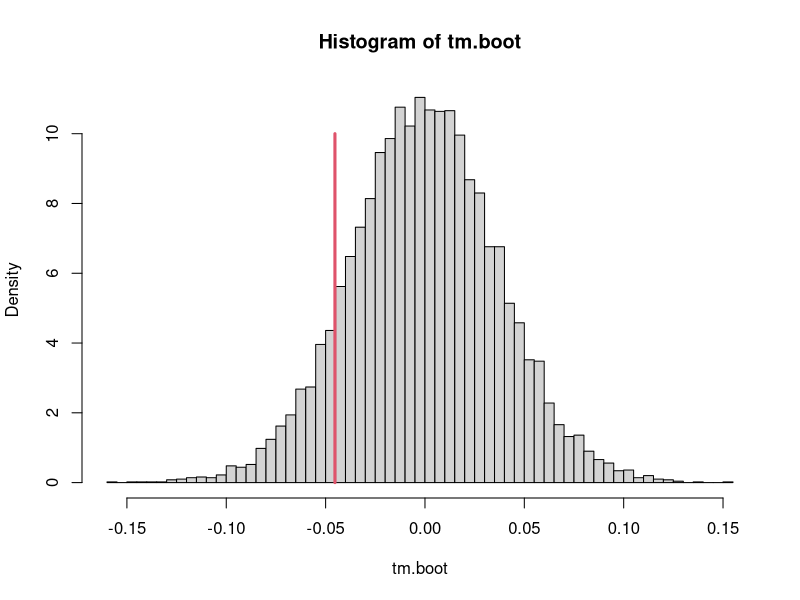
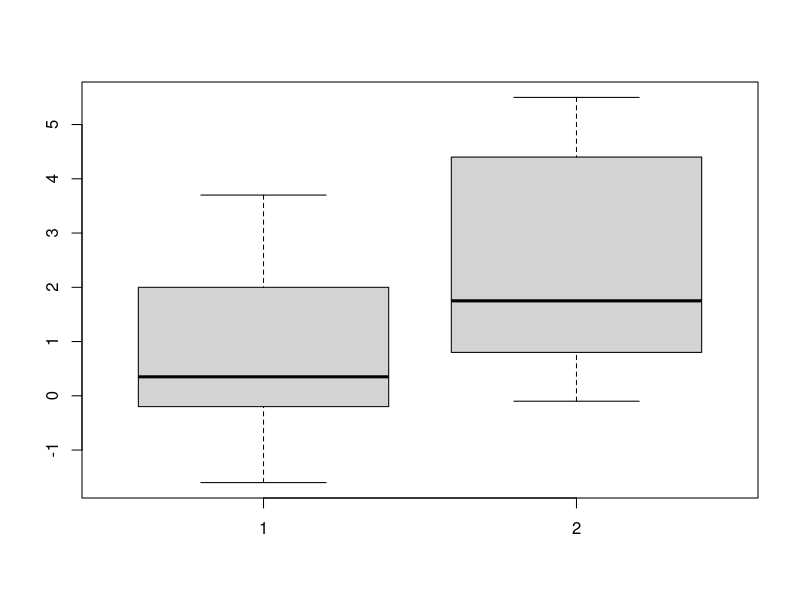
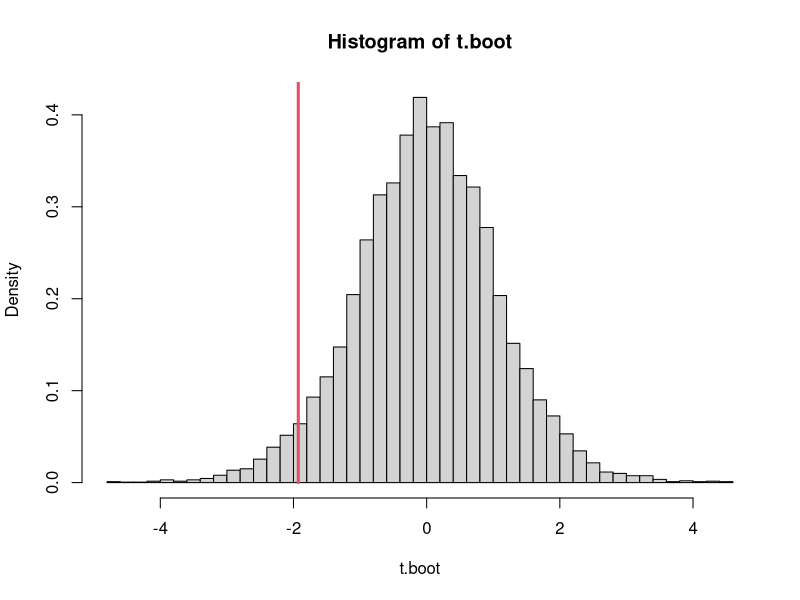
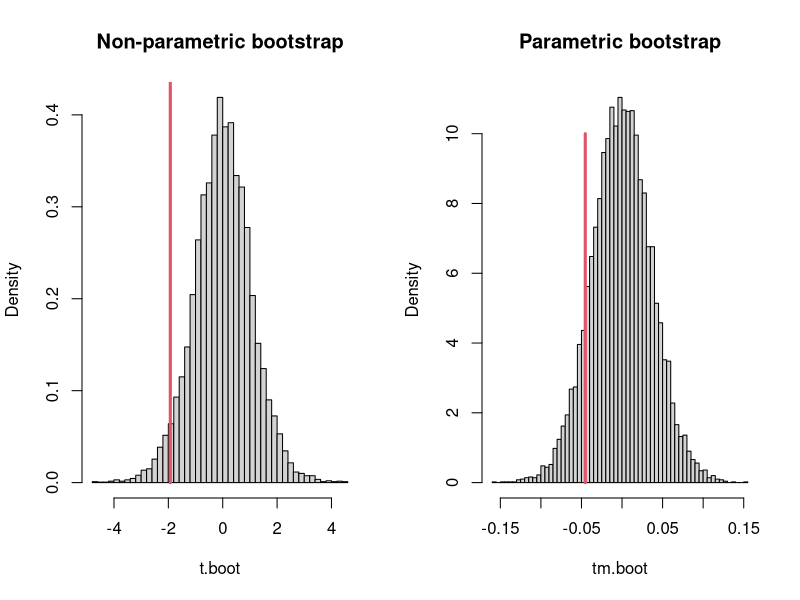

Source code (R) for these figures, in order:

### ---- QUESTION 2 - -------------------------------------------------------------

library(dplyr)

attach(sleep)

extra<- c(0.7,-1.6,-0.2,-1.2,-0.1,3.4,3.7,0.8,0.0,2.0,
          1.9,0.8,1.1,0.1,-0.1,4.4,5.5,1.6,4.6,4.3)
group<-c(rep(1,10),rep(2,10))
ID <- c(1:20)
(sleepdf <- data.frame(extra,group,ID))

# classical two-samples t-test for two independent samples.
#t.test(extra ~ group, var.equal = TRUE) 

(group1 <- sleepdf %>%
    filter(group==1) %>%
    select(extra))

(group2 <- sleepdf %>%
    filter(group==2) %>%
    select(extra))

group1 <- group1$extra
group2 <- group2$extra

## classical test
mean(group1)
mean(group2)

png("pictures/boxplot2.png", width = 18, 
    height = 10, units = "cm", res = 300)
boxplot(group1, group2)
dev.off()

t.test(group1, group2, var.equal = TRUE) 

### ------2.2 -------------------------------------------------------------------
### Non parametric bootstrap test using the two-samples t-test statistic
# as a test statistic.

(t.obs <- t.test(group1, group2)$statistic) # extract test statistic

z <- c(group1, group2)
z

m <- length(group1)
n <- length(group2)
mn <- m + n

set.seed(2025)
B <- 10000

t.boot <- c(1:B)
for (b in 1:B)
{
  z.b <- sample(z, size=mn, replace=T)
  x.b <- z.b[1:n]
  y.b <- z.b[(n+1):mn]
  t.boot[b]<-t.test(x.b,y.b)$statistic
}

png("pictures/hist2.1.png", width = 18, 
    height = 10, units = "cm", res = 300)
hist(t.boot,nclass=50,probability=T)
lines(c(t.obs,t.obs),c(0,1),lwd=3,col=2)
dev.off()

# bootstrap p value
(Pmc <- (1+sum(abs(t.boot) > abs(t.obs)))/(B+1))  # 0.5593441


### 2.3 -----------------------------------------------------------------------

# define test statistic tm
group1 <- sleepdf$extra[sleepdf$group == 1]
group2 <- sleepdf$extra[sleepdf$group == 2]
M1 <- median(group1)
M2 <- median(group2)

SM_x <- sum(abs(group1 - M1)) + sum(abs(group2 - M2))
(tm.obs <- (M1 - M2) / SM_x)

(sd.group1 <- sd(group1))
(sd.group2 <- sd(group2))

# Parametric bootstrap
set.seed(1423) 
B <- 10000  
tm.boot <- c(1:B)
(pooled.mean <- mean(c(group1, group2)))


for (b in 1:B) {
  # Simulate new data under the null (common distribution)
  group1.boot <- rnorm(n, pooled.mean, sd.group1)
  group2.boot <- rnorm(n, pooled.mean, sd.group2)
  M1.boot <- median(group1.boot)
  M2.boot <- median(group2.boot)
  SM.boot <- sum(abs(group1.boot - M1.boot)) + sum(abs(group2.boot - M2.boot))
  tm.boot[b] <- (M1.boot - M2.boot) / SM.boot
}

hist(tm.boot,nclass=50,probability=T)
lines(c(tm.obs,tm.obs),c(0,10),lwd=3,col=2)

(pmc <- (1+sum(abs(tm.boot) >= abs(tm.obs)))/(B+1))  # 0.2143786


## 2.4 -----------------------------------------------------------------


png("pictures/hist2.3.png", width = 18, 
    height = 10, units = "cm", res = 300)

par(mfrow = c(1, 2))

hist(t.boot,nclass=50,probability=T, main = "Non-parametric bootstrap")
lines(c(t.obs,t.obs),c(0,1),lwd=3,col=2)

hist(tm.boot,nclass=50,probability=T, main = "Parametric bootstrap")
lines(c(tm.obs,tm.obs),c(0,10),lwd=3,col=2)

dev.off()

par(mfrow = c(1, 1))